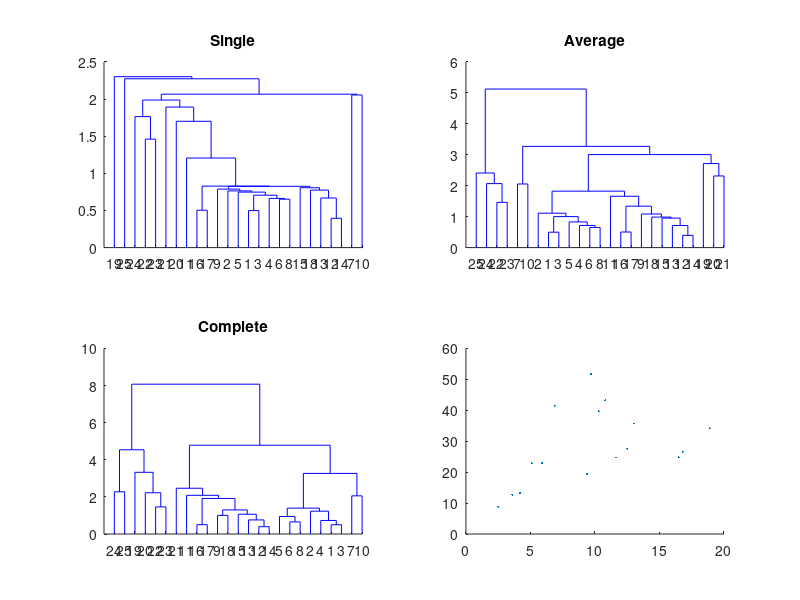

Reproduce this figure in MATLAB. (Note: this script raises an error after producing the figure.)
% 
load('dataset_problem_12_3.mat')
load('university_names_problem_12_3.mat')

% Since the 6 variables have different units and different dynamic range, standardize
% the raw data matrix, X, to a matrix, Z, who s columns (variables) are all zero-mean and unit-variance

% Single is clostest
% Complete is furtherst away
% Centroid is cluster
% Average is all possible between two clusters

Z = normalize(X)
Z_sgl = linkage(Z, 'single');
Z_avg = linkage(Z, 'average');
Z_com = linkage(Z, 'complete');
Z_cen = linkage(Z, 'centroid');

subplot(2, 2, 1)
dendrogram(Z_sgl)
title('Single')

subplot(2, 2, 2)
cutoff = 4
CL = cluster(Z_avg, 'Cutoff', cutoff, 'Criterion', 'distance');
dendrogram(Z_avg, 'ColorThreshold', cutoff);
title('Average')

subplot(2, 2, 3)
cutoff = 6
CL = cluster(Z_com, 'Cutoff', cutoff, 'Criterion', 'distance');
dendrogram(Z_com, 'ColorThreshold', cutoff);
title('Complete')

subplot(2, 2, 4)
cutoff = 3.5
CL = cluster(Z_cen, 'Cutoff', cutoff, 'Criterion', 'distance');
dendrogram(Z_cen, 'ColorThreshold', cutoff);
title('Centroid')

%%
% K-means clustering (using Z): U
% Use the K-means algorithm to group the universities into K = 3, 4, 5 and 6 clusters, respectively. 
% For each value of K, allow several different initial clusterings ("replicates"), 
% thus allowing the algorithm to output the final clustering with lowest Within-Sum-of-Squares. 
% Indicate which universities are in each of the clusters for each value of K, if possible, comment on the groupings, and compare with above.

Z = normalize(X)
[clusters_3, C_3, ssum_3] = kmeans(Z, 3, 'Distance', 'sqeuclidean', 'Replicates', 10, 'Start', 'sample')
[clusters_4, C_4, ssum_4] = kmeans(Z, 4, 'Distance', 'sqeuclidean', 'Replicates', 10, 'Start', 'sample')
[clusters_5, C_5, ssum_5] = kmeans(Z, 5, 'Distance', 'sqeuclidean', 'Replicates', 10, 'Start', 'sample')
[clusters_6, C_6, ssum_6] = kmeans(Z, 6, 'Distance', 'sqeuclidean', 'Replicates', 10, 'Start', 'sample')
stem([3, 4, 5, 6], [mean(ssum_3), mean(ssum_4), mean(ssum_5), mean(ssum_6)])

%%
% Problem 12.4 (MATLAB)Gaussian Mixture Model clustering of city crime rates dat
clear;
load('dataset_problem_12_4.mat')
load('city_names_problem_12_4.mat')
scatter(X(:, 1), X(:, 2))

%%
gm2 = fitgmdist(X,2)

scatter(X(:,1), X(:,2), 20,'.') % Scatter plot with points of size 10
hold on
gmPDF = @(x,y) arrayfun(@(x0,y0) pdf(gm,[x0 y0]),x,y);
fcontour(gmPDF,[0 60])

%% 
figure(3)
idx = cluster(gm, X);
c1 = (idx == 1)
hold on;
scatter(X(c1, 1), X(c1, 2), 30)
textscatter(X(c1, 1), X(c1, 2), names(c1))

c2 = (idx == 2)
scatter(X(c2, 1), X(c2, 2), 30)
textscatter(X(c2, 1), X(c2, 2), names(c2))

% mvnpdf(gm.mu(1, :), Sigma(1))
% mvnpdf(gm.mu(2, :), Sigma(2))

%% 
gm3 = fitgmdist(X, 3)
scatter(X(:,1), X(:,2), 100,'x')
hold on;
gmPDF = @(x,y) arrayfun(@(x0,y0) pdf(gm3,[x0 y0]),x,y);
fcontour(gmPDF,[0 60])

[ gm2.AIC gm2.BIC ]
[ gm3.AIC gm3.BIC ]

